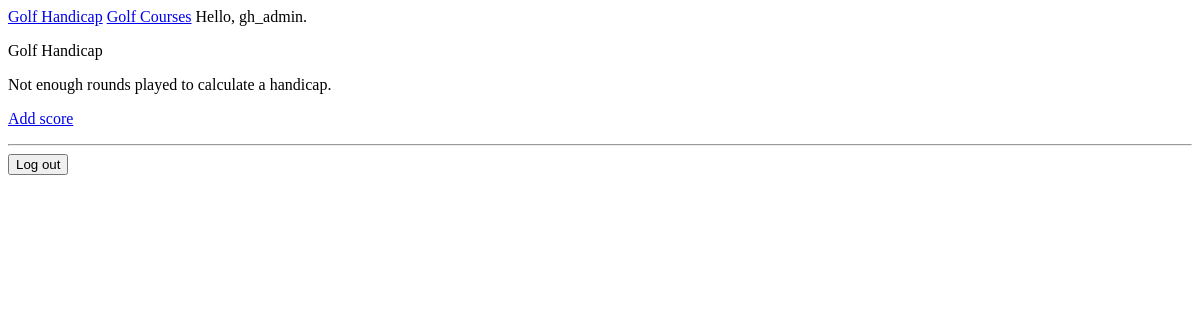
/ (signed in), run on an earlier commit of the app's database.
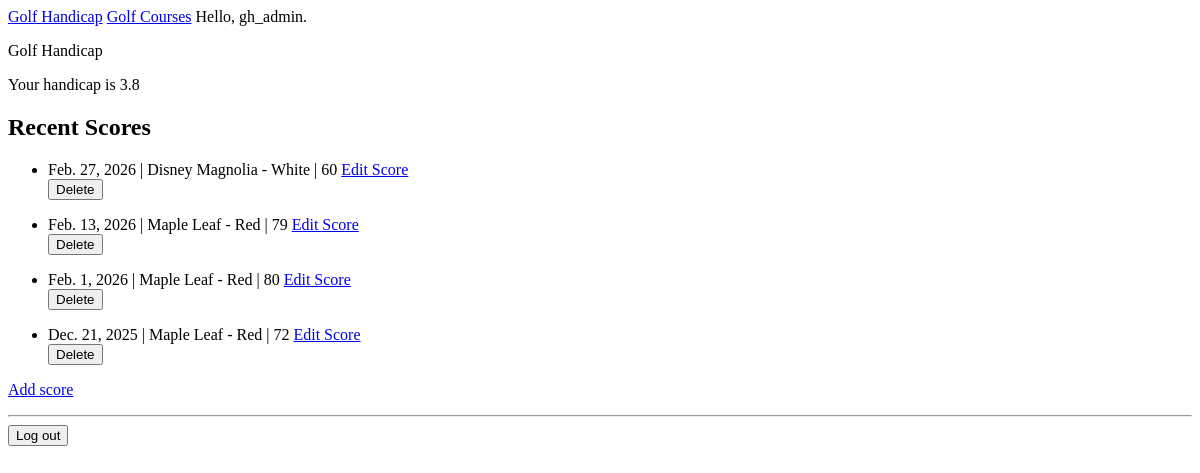
And on a later commit of the database.
### golf_handicap/models.py (models this page shows, shortened)
class Score(models.Model):
    tee = models.ForeignKey(CourseTee, on_delete=models.CASCADE)
    score = models.IntegerField()
    date_played = models.DateField()
    date_added = models.DateTimeField(auto_now_add=True)
    owner = models.ForeignKey(User, on_delete=models.CASCADE)
    def score_differential(self):
        return (((self.score - self.tee.course_rating) * 113) / self.tee.slope_rating)

class CourseTee(models.Model):
    course = models.ForeignKey(Course, on_delete=models.CASCADE)
    tee_name = models.CharField(max_length=200)
    course_rating = models.DecimalField(max_digits=4, decimal_places=1)
    slope_rating = models.IntegerField()
    course_par = models.IntegerField()
    date_added = models.DateTimeField(auto_now_add=True)
    def __str__(self):
        return f"{self.course.course_name} - {self.tee_name}"

class Course(models.Model):
    course_name = models.CharField(max_length=200)
    location = models.CharField(max_length=200)
    date_added = models.DateTimeField(auto_now_add=True)

### golf_handicap/views.py (the view)
# urls.py: path('', views.index, name='index'),
@login_required
def index(request):
    scores = Score.objects.filter(owner=request.user).order_by('-date_played')[:20]
    handicap = calculate_handicap(scores)
    return render(request, 'golf_handicap/index.html', {
        'scores': scores,
        'handicap': handicap
    })

### golf_handicap/utils.py (called while the page is built)
def calculate_handicap(scores):
    if len(scores) < 3:
        return None
    differentials = sorted(
        score.score_differential() for score in scores)
    lowest = differentials[:min(8, len(differentials))]
    avg = sum(lowest) / len(lowest)
    return round(float(avg) * 0.96, 1)

### golf_handicap/templates/golf_handicap/index.html (shortened to what this page needs)
{% extends 'golf_handicap/base.html' %}
{% block content %}
<p>Golf Handicap</p>
{% if user.is_authenticated %}
  {% if handicap %}
    <p>Your handicap is {{ handicap }}</p>
    <h2>Recent Scores</h2>
      <ul>
        {% for score in scores %}
          <li>{{ score.date_played }} | {{ score.tee}} | {{ score.score }}
            <a href="{% url 'golf_handicap:edit_score' score_id=score.id %}">Edit Score</a>
            <form action="{% url 'golf_handicap:delete_score' score_id=score.id %}" method="post" style="display_inline;">
              <button type="submit" onclick="return confirm('Are you sure you want to delete this score?');">
                Delete
              </button>
            </form></p>
          </li>
        {% endfor %}
      </ul>
  {% else %}
    <p>Not enough rounds played to calculate a handicap.</p>
  {% endif %}
{% else %}
  <p>Application to save golf scores and calculate Handicap.</p>
{% endif %}
<p>
  <a href="{% url 'golf_handicap:new_score' %}">Add score</a>
</p>
{% endblock content %}

### golf_handicap/templates/golf_handicap/base.html (shortened to what this page needs)
<p>
  <a href="{% url 'golf_handicap:index' %}">Golf Handicap</a>
  <a href="{% url 'golf_handicap:courses' %}">Golf Courses</a>
  {% if user.is_authenticated %}
    Hello, {{ user.username }}.
  {% else %}
    <a href="{% url 'accounts:register' %}">Register</a> -
    <a href="{% url 'accounts:login' %}">Log in</a>
  {% endif %}
</p>
{% block content %}{% endblock content %}
{% if user.is_authenticated %}
  <hr />
  <form action="{% url 'accounts:logout' %}" method='post'>
    <button name='submit'>Log out</button>
  </form>
{% endif %}

What changed in the data, as far as the page shows it:
added Score: date_played "Feb. 27, 2026", tee "Disney Magnolia - White", score "60"
added Score: date_played "Feb. 13, 2026", tee "Maple Leaf - Red", score "79"
added Score: date_played "Feb. 1, 2026", tee "Maple Leaf - Red", score "80"
now on this page (row unchanged): Score: date_played "Dec. 21, 2025", tee "Maple Leaf - Red", score "72"
Also different on the page:
{{ handicap }}: (not shown) → "3.8"
text no longer shown: "Not enough rounds played to calculate a handicap."
text now shown: "Your handicap is Recent Scores"
